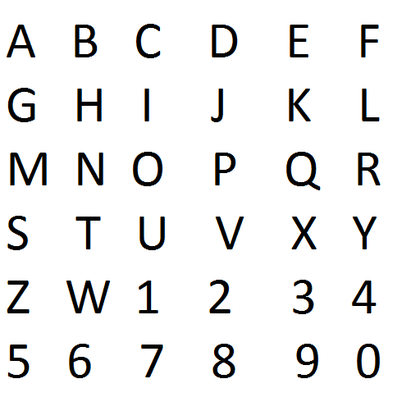
%> input picture Morphological Operations/alphanumeric_templates .bmp, 420 x 420 px, shrunk from 512 x 512 before the run
$ octave edge_test.m   (GNU Octave 9; MATLAB toolbox functions it lacks are replaced by stand-ins)
%> lines starting %> are read from the running program, lines starting %| are printed output that depends on the picture; in (x1, y1, x2, y2) boxes, pixels count from 0 and x2, y2 are one past the last pixel; in counts of white or black regions, pixels touching at a corner belong together; the program's own positions count from 1
image=imread('alphanumeric_templates .bmp');
%> image is the input picture: size 420x420x3 uint8; mean R, G, B 239, 239, 239
image_grey=rgb2gray(image);
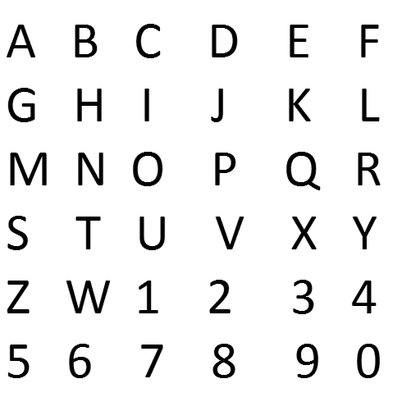
%> image_grey: size 420x420 uint8; min 0, max 255, mean 239
image_binary=imbinarize(image_grey);
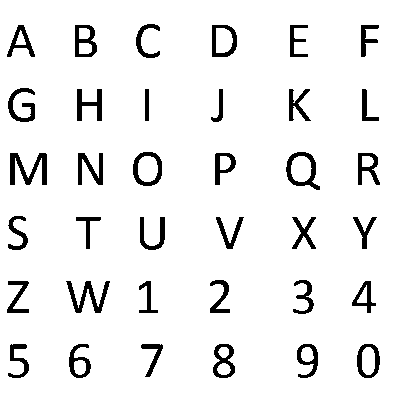
%> image_binary: size 420x420 logical; 93.7% white; 36 black regions, largest, box (x1, y1, x2, y2) and area: (10, 153, 47, 185) 579, (66, 281, 110, 313) 513, (286, 152, 320, 190) 448
image_binary=~image_binary;

[r,c] = size(image_binary);
%> r = 420; c = 420
f = @(block_struct)sum(block_struct.data);
%> (the run ends here)

$ run again, with Morphological Operations/car_license_plate.bmp copied over Morphological Operations/alphanumeric_templates .bmp
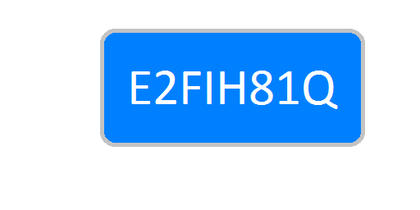
%> input picture Morphological Operations/car_license_plate.bmp, 420 x 210 px, shrunk from 512 x 256 before the run
%> image is the input picture: size 210x420x3 uint8; mean R, G, B 178.5, 215.7, 252.9
%> `image_grey=rgb2gray(image);`:
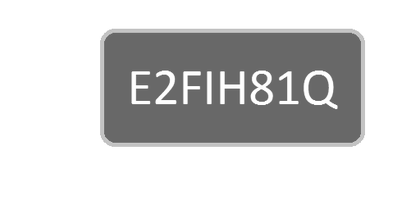
%> image_grey: size 210x420 uint8; min 92, max 255, mean 208.8
%> `image_binary=imbinarize(image_grey);`:
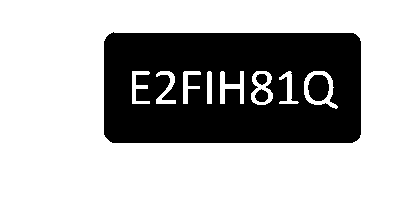
%> image_binary: size 210x420 logical; 70.8% white; 4 black regions, box (x1, y1, x2, y2) and area: (104, 32, 361, 143) 25121, (308, 75, 329, 101) 444, (255, 89, 268, 102) 125, (256, 74, 267, 85) 94
